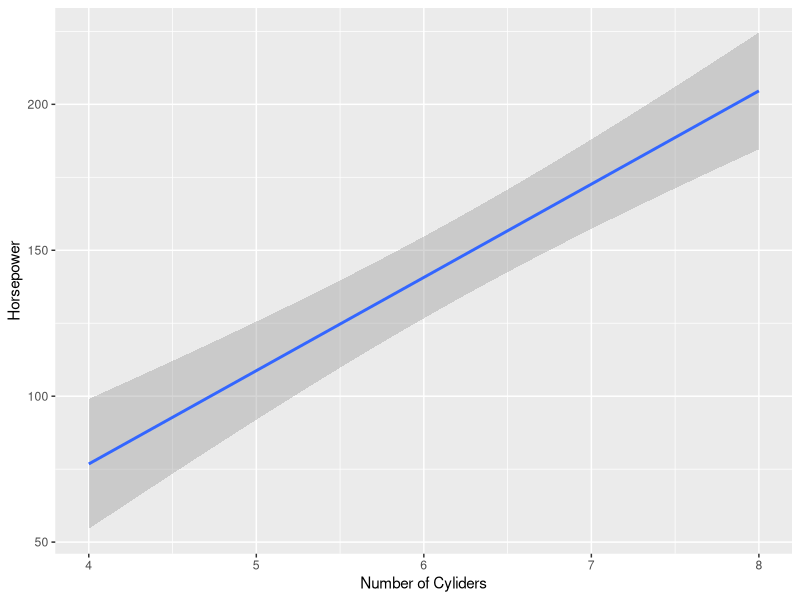

This figure's R source:
## ---- chunk 1
#| code-fold: true
#| message: false
library(dplyr)
library(readr)
library(ggplot2)
## ---- chunk 2
#| code-fold: true
#| message: false
mtcars %>%
  ggplot(aes(x = cyl, y= hp))+
  geom_smooth(method=lm)+
  labs(x = 'Number of Cyliders', y = 'Horsepower')
## ---- chunk 3
hp_cyl <- lm(hp ~ cyl,data=mtcars)
summary(hp_cyl)
